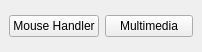
<?xml version="1.0" encoding="UTF-8"?>
<ui version="4.0">
 <class>MainWindow</class>
 <widget class="QMainWindow" name="MainWindow">
  <property name="geometry">
   <rect>
    <x>0</x>
    <y>0</y>
    <width>202</width>
    <height>52</height>
   </rect>
  </property>
  <property name="windowTitle">
   <string>MainWindow</string>
  </property>
  <widget class="QWidget" name="layoutWidget">
   <layout class="QVBoxLayout" name="verticalLayout">
    <item>
     <layout class="QHBoxLayout" name="controlLayout">
      <item>
       <widget class="QPushButton" name="go2MouseHandlerBtn">
        <property name="text">
         <string>Mouse Handler</string>
        </property>
       </widget>
      </item>
      <item>
       <widget class="QPushButton" name="go2MultimediaBtn">
        <property name="text">
         <string>Multimedia</string>
        </property>
       </widget>
      </item>
     </layout>
    </item>
    <item>
     <layout class="QHBoxLayout" name="mainLayout"/>
    </item>
   </layout>
  </widget>
 </widget>
 <resources/>
 <connections/>
</ui>
